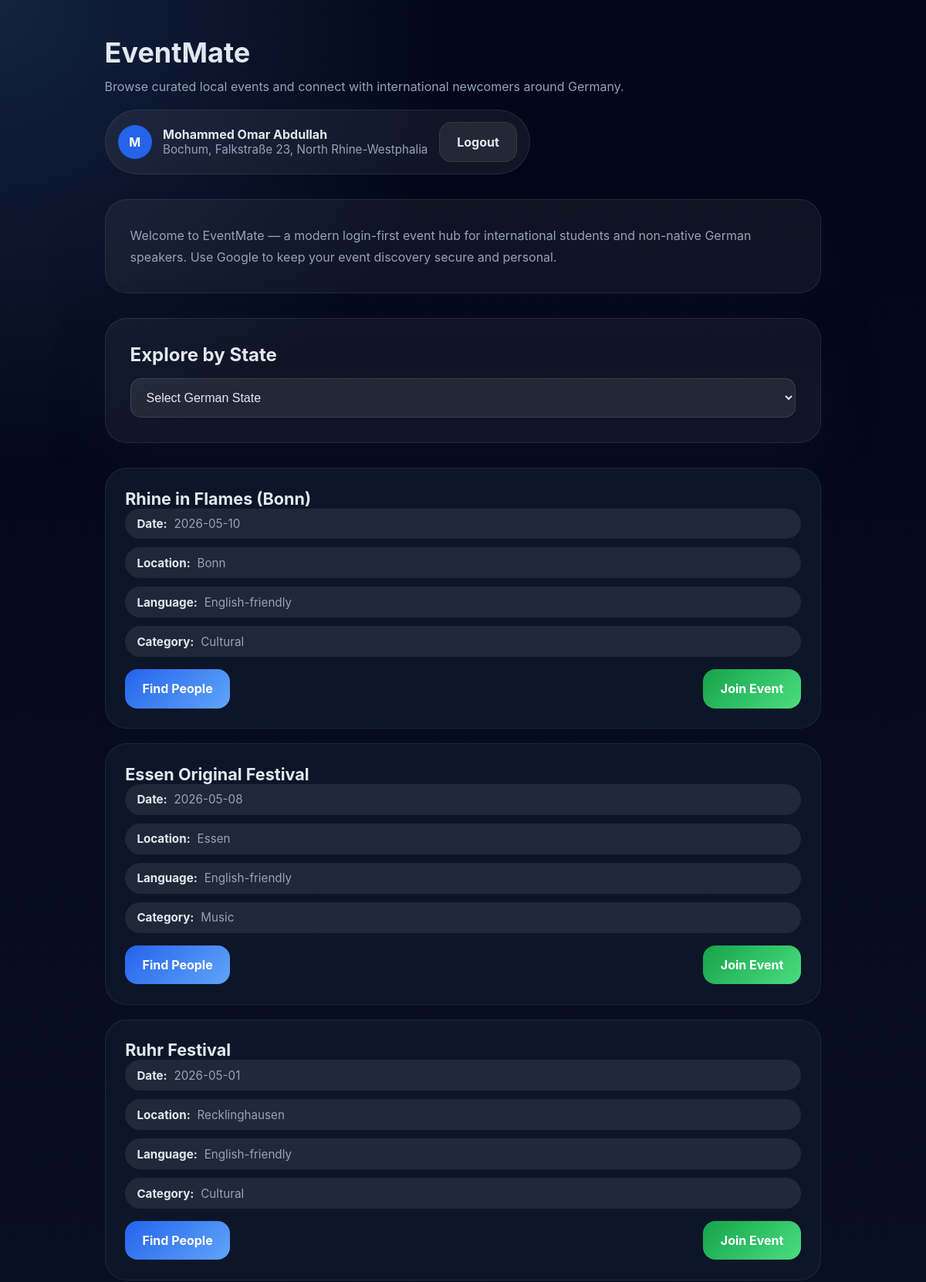
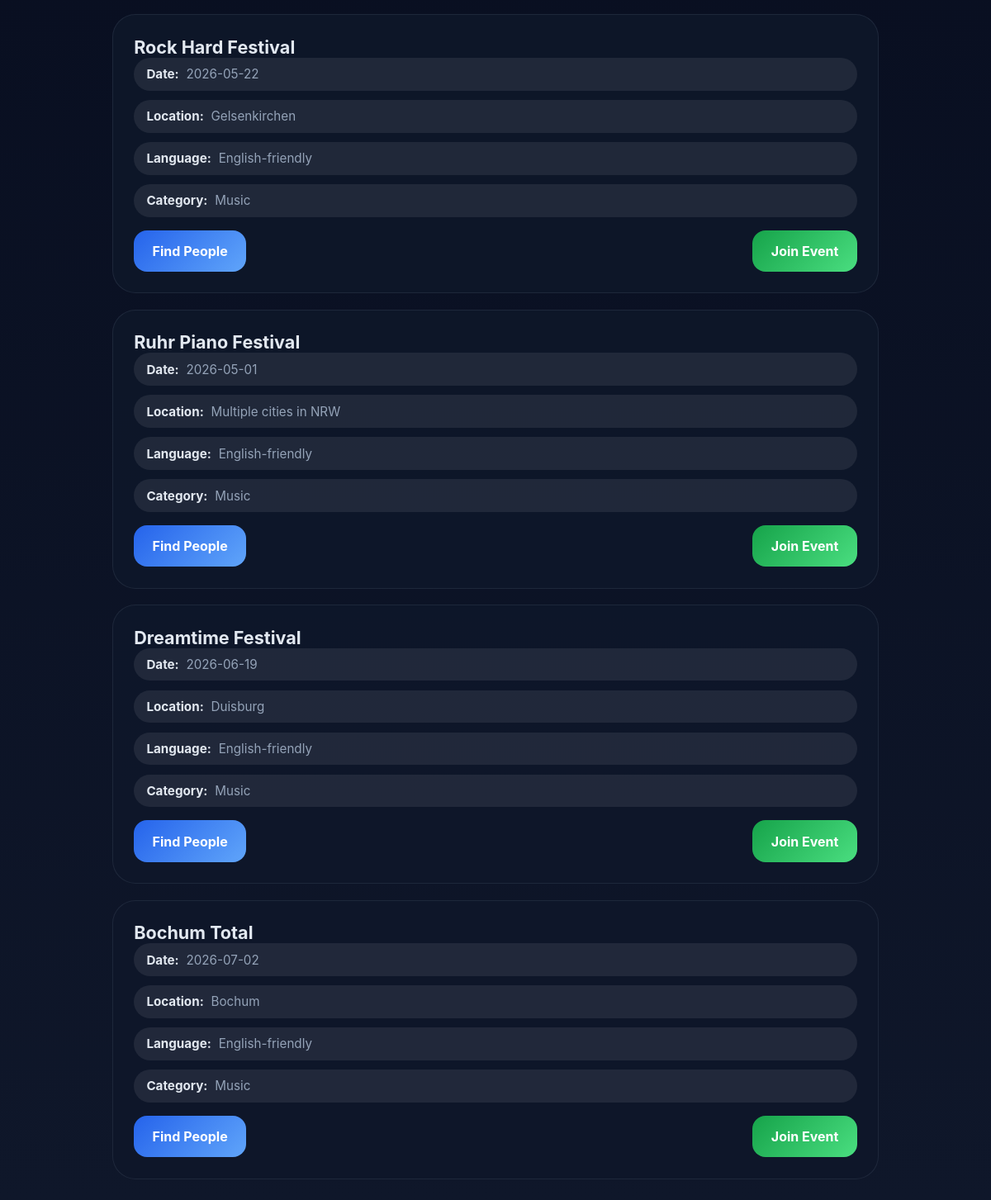
Screenshot of / (signed in) with the database file from the repository (2 pictures, top to bottom).
### app.py (models this page shows)
class User(db.Model):
    id = db.Column(db.Integer, primary_key=True)
    email = db.Column(db.String(120), unique=True, nullable=True)
    username = db.Column(db.String(80), unique=True, nullable=True)
    name = db.Column(db.String(120), nullable=False)
    first_name = db.Column(db.String(60))
    last_name = db.Column(db.String(60))
    state = db.Column(db.String(120))
    city = db.Column(db.String(120))
    street = db.Column(db.String(120))
    house_number = db.Column(db.String(20))
    password_hash = db.Column(db.String(200))
    auth_method = db.Column(db.String(20))  # 'password', 'google'
    joined_events = db.relationship('EventJoin', backref='user', lazy=True, cascade='all, delete-orphan')
    def to_dict(self):
        return {
            'id': self.id,
            'username': self.username,
            'name': self.name,
            'first_name': self.first_name,
            'last_name': self.last_name,
            'state': self.state,
            'city': self.city,
            'street': self.street,
            'house_number': self.house_number,
            'auth_method': self.auth_method
        }

class Event(db.Model):
    id = db.Column(db.Integer, primary_key=True)
    title = db.Column(db.String(200), nullable=False)
    date = db.Column(db.String(20), nullable=False)
    location = db.Column(db.String(120), nullable=False)
    language = db.Column(db.String(120))
    category = db.Column(db.String(60))
    joined_users = db.relationship('EventJoin', backref='event', lazy=True, cascade='all, delete-orphan')
    def to_dict(self):
        return {
            'id': self.id,
            'title': self.title,
            'date': self.date,
            'location': self.location,
            'language': self.language,
            'category': self.category,
            'attendees': [ej.user.name for ej in self.joined_users]
        }

### app.py (the view)
@app.route('/')
@auth_required
def index():
    user = get_current_user()
    guest = session.get('guest')
    events = Event.query.all()
    joined_event_ids = [ej.event_id for ej in user.joined_events] if user else []
    return render_template(
        'index.html',
        events=[e.to_dict() for e in events],
        user=user.to_dict() if user else None,
        guest=guest,
        joined_events=joined_event_ids
    )

### app.py (called while the page is built)
def auth_required(view):
    @wraps(view)
    def wrapped_view(*args, **kwargs):
        if 'user_id' not in session and 'guest' not in session:
            return redirect(url_for('login'))
        return view(*args, **kwargs)
    return wrapped_view

def get_current_user():
    if 'user_id' in session:
        return User.query.get(session['user_id'])
    return None

### templates/index.html (shortened to what this page needs)
﻿<!DOCTYPE html>
<html lang="en">
<head>
</head>
<body>
    <main class="page-shell">
        <section class="topbar">
            <div>
                <h1 class="brand-title">EventMate</h1>
                <p class="brand-subtitle">Browse curated local events and connect with international newcomers around Germany.</p>
            </div>
            <div class="user-chip">
                {% if guest %}
                <span class="avatar">G</span>
                <div>
                    <p style="margin:0;font-weight:700;">Guest browsing</p>
                    <p style="margin:0;color:var(--muted);font-size:0.95rem;">Attendee privacy enabled</p>
                </div>
                {% else %}
                <span class="avatar">{{ user.name[0] if user.name else 'U' }}</span>
                <div>
                    <p style="margin:0;font-weight:700;">{{ user.name }}</p>
                    {% if user.email %}
                    <p style="margin:0;color:var(--muted);font-size:0.95rem;">{{ user.email }}</p>
                    {% elif user.state %}
                    <p style="margin:0;color:var(--muted);font-size:0.95rem;">{% if user.city %}{{ user.city }}, {% endif %}{{ user.street }} {{ user.house_number }}, {{ user.state }}</p>
                    {% else %}
                    <p style="margin:0;color:var(--muted);font-size:0.95rem;">Signed in with Google</p>
                    {% endif %}
                </div>
                {% endif %}
                <a class="logout-button" href="/logout">Logout</a>
            </div>
        </section>
        <section class="hero">
            <p>Welcome to EventMate — a modern login-first event hub for international students and non-native German speakers. Use Google to keep your event discovery secure and personal.</p>
        </section>
        <section class="state-selector" style="border-radius: 28px; background: rgba(255,255,255,0.05); border: 1px solid rgba(148,163,184,0.14); padding: 2rem; margin-bottom: 2rem; box-shadow: 0 24px 70px rgba(15,23,42,0.32);">
            <h2 style="margin:0 0 1rem; color: var(--text);">Explore by State</h2>
            <select id="stateSelect" style="width: 100%; border:1px solid rgba(148,163,184,0.2); border-radius:14px; padding:0.95rem 1rem; background:rgba(255,255,255,0.08); color:var(--text); font-size:1rem;">
                <option value="">Select German State</option>
            </select>
        </section>
        <section class="events-grid">
            {% for event in events %}
            <article class="event-card">
                <div>
                    <h3>{{ event.title }}</h3>
                    <div class="event-meta">
                        <span class="pill"><strong>Date:</strong> {{ event.date }}</span>
                        <span class="pill"><strong>Location:</strong> {{ event.location }}</span>
                        <span class="pill"><strong>Language:</strong> {{ event.language }}</span>
                        <span class="pill"><strong>Category:</strong> {{ event.category }}</span>
                    </div>
                </div>
                <div class="event-footer">
                    <a class="event-button" href="/find_people/{{ event.id }}">Find People</a>
                    {% if guest %}
                        <span class="pill" style="background: rgba(255,255,255,0.08); color: var(--text);">Guest view</span>
                    {% elif event.id in joined_events %}
                        <span class="pill" style="background: rgba(34,197,94,0.14); color: #bbf7d0;">Joined</span>
                    {% else %}
                        <a class="event-button" href="/join/{{ event.id }}" style="background: linear-gradient(135deg, #16a34a 0%, #4ade80 100%);">Join Event</a>
                    {% endif %}
                </div>
            </article>
            {% endfor %}
        </section>
    </main>
</body>
</html>

### templates/index.html (style rules this page uses)
:root { --bg: #0f172a; --surface: rgba(255,255,255,0.08); --text: #e2e8f0; --muted: #94a3b8; --accent: #60a5fa; }
* { box-sizing: border-box; }
body { margin: 0; min-height: 100vh; font-family: Inter, system-ui, sans-serif; background: radial-gradient(circle at top left, rgba(96,165,250,0.18), transparent 18%), linear-gradient(180deg, #020617 0%, #0f172a 100%); color: var(--text); }
.page-shell { max-width: 980px; margin: 0 auto; padding: 1.6rem; }
.topbar { display: flex; flex-wrap: wrap; justify-content: space-between; gap: 1rem; align-items: center; margin-bottom: 2rem; }
.brand-title { margin: 0; font-size: clamp(1.9rem, 3vw, 2.8rem); }
.brand-subtitle { margin: 0.6rem 0 0; color: var(--muted); line-height: 1.7; }
.user-chip { display: flex; align-items: center; gap: 0.9rem; border-radius: 999px; padding: 0.9rem 1rem; background: rgba(255,255,255,0.06); border: 1px solid rgba(148,163,184,0.16); }
.avatar { width: 44px; height: 44px; border-radius: 50%; display: grid; place-items: center; background: #2563eb; font-weight: 700; color: white; }
.hero { border-radius: 28px; background: rgba(255,255,255,0.05); border: 1px solid rgba(148,163,184,0.14); padding: 2rem; margin-bottom: 2rem; box-shadow: 0 24px 70px rgba(15,23,42,0.32); }
.hero p { margin: 0; color: var(--muted); line-height: 1.75; }
.events-grid { display: grid; gap: 1.2rem; }
.event-card { background: rgba(15,23,42,0.92); border: 1px solid rgba(148,163,184,0.12); border-radius: 28px; padding: 1.6rem; display: grid; gap: 1rem; transition: transform 0.2s ease, box-shadow 0.2s ease; }
.event-card h3 { margin: 0; font-size: 1.35rem; }
.event-meta { display: grid; gap: 0.7rem; }
.pill { display: inline-flex; gap: 0.55rem; align-items: center; padding: 0.65rem 0.95rem; border-radius: 999px; background: rgba(255,255,255,0.08); color: var(--muted); font-size: 0.95rem; }
.pill strong { color: var(--text); }
.event-footer { display: flex; flex-wrap: wrap; justify-content: space-between; gap: 1rem; align-items: center; }
.event-button, .logout-button { border: none; border-radius: 16px; padding: 0.95rem 1.4rem; font-weight: 700; cursor: pointer; text-decoration: none; display: inline-flex; align-items: center; justify-content: center; }
.event-button { color: white; background: linear-gradient(135deg, #2563eb 0%, #60a5fa 100%); }
.logout-button { background: rgba(255,255,255,0.08); color: var(--text); border: 1px solid rgba(148,163,184,0.14); }

### rows the page displays
User: name "M", name "Mohammed Omar Abdullah", city "Bochum", street "Falkstraße", house_number "23", state "North Rhine-Westphalia"
Event: title "Rhine in Flames (Bonn)", date "2026-05-10", location "Bonn", language "English-friendly", category "Cultural"
Event: title "Essen Original Festival", date "2026-05-08", location "Essen", language "English-friendly", category "Music"
Event: title "Ruhr Festival", date "2026-05-01", location "Recklinghausen", language "English-friendly", category "Cultural"
Event: title "Rock Hard Festival", date "2026-05-22", location "Gelsenkirchen", language "English-friendly", category "Music"
Event: title "Ruhr Piano Festival", date "2026-05-01", location "Multiple cities in NRW", language "English-friendly", category "Music"
Event: title "Dreamtime Festival", date "2026-06-19", location "Duisburg", language "English-friendly", category "Music"
Event: title "Bochum Total", date "2026-07-02", location "Bochum", language "English-friendly", category "Music"
